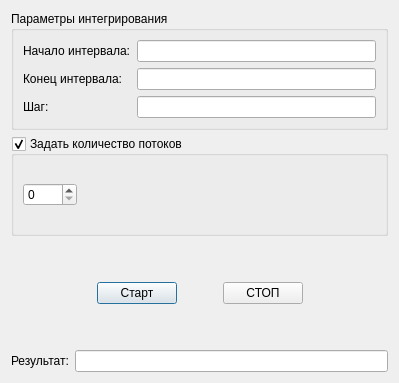
<?xml version="1.0" encoding="UTF-8"?>
<ui version="4.0">
 <class>tstDlg</class>
 <widget class="QWidget" name="tstDlg">
  <property name="geometry">
   <rect>
    <x>0</x>
    <y>0</y>
    <width>399</width>
    <height>383</height>
   </rect>
  </property>
  <property name="windowTitle">
   <string>Form</string>
  </property>
  <layout class="QVBoxLayout" name="verticalLayout">
   <item>
    <widget class="QGroupBox" name="groupBox">
     <property name="title">
      <string>Параметры интегрирования</string>
     </property>
     <layout class="QGridLayout" name="gridLayout">
      <item row="0" column="1">
       <widget class="QLineEdit" name="wgtBegin">
        <property name="text">
         <string/>
        </property>
       </widget>
      </item>
      <item row="2" column="0">
       <widget class="QLabel" name="label_3">
        <property name="text">
         <string>Конец интервала:</string>
        </property>
       </widget>
      </item>
      <item row="2" column="1">
       <widget class="QLineEdit" name="wgtEnd">
        <property name="text">
         <string/>
        </property>
       </widget>
      </item>
      <item row="3" column="0">
       <widget class="QLabel" name="label_4">
        <property name="text">
         <string>Шаг:</string>
        </property>
       </widget>
      </item>
      <item row="3" column="1">
       <widget class="QLineEdit" name="wgtStep">
        <property name="text">
         <string/>
        </property>
       </widget>
      </item>
      <item row="0" column="0">
       <widget class="QLabel" name="label_2">
        <property name="text">
         <string>Начало интервала:</string>
        </property>
       </widget>
      </item>
     </layout>
    </widget>
   </item>
   <item>
    <widget class="QGroupBox" name="gboxThread">
     <property name="title">
      <string>Задать количество потоков</string>
     </property>
     <property name="checkable">
      <bool>true</bool>
     </property>
     <layout class="QVBoxLayout" name="verticalLayout_2">
      <item>
       <layout class="QHBoxLayout" name="horizontalLayout_3">
        <item>
         <widget class="QSpinBox" name="sbThread">
          <property name="minimum">
           <number>0</number>
          </property>
          <property name="maximum">
           <number>9999</number>
          </property>
         </widget>
        </item>
        <item>
         <spacer name="horizontalSpacer_4">
          <property name="orientation">
           <enum>Qt::Horizontal</enum>
          </property>
          <property name="sizeHint" stdset="0">
           <size>
            <width>40</width>
            <height>20</height>
           </size>
          </property>
         </spacer>
        </item>
       </layout>
      </item>
     </layout>
    </widget>
   </item>
   <item>
    <spacer name="verticalSpacer_2">
     <property name="orientation">
      <enum>Qt::Vertical</enum>
     </property>
     <property name="sizeType">
      <enum>QSizePolicy::Fixed</enum>
     </property>
     <property name="sizeHint" stdset="0">
      <size>
       <width>20</width>
       <height>40</height>
      </size>
     </property>
    </spacer>
   </item>
   <item>
    <layout class="QHBoxLayout" name="horizontalLayout">
     <item>
      <spacer name="horizontalSpacer_2">
       <property name="orientation">
        <enum>Qt::Horizontal</enum>
       </property>
       <property name="sizeHint" stdset="0">
        <size>
         <width>40</width>
         <height>20</height>
        </size>
       </property>
      </spacer>
     </item>
     <item>
      <widget class="QPushButton" name="btnStart">
       <property name="text">
        <string>Старт</string>
       </property>
       <property name="default">
        <bool>true</bool>
       </property>
      </widget>
     </item>
     <item>
      <spacer name="horizontalSpacer">
       <property name="orientation">
        <enum>Qt::Horizontal</enum>
       </property>
       <property name="sizeType">
        <enum>QSizePolicy::Fixed</enum>
       </property>
       <property name="sizeHint" stdset="0">
        <size>
         <width>40</width>
         <height>20</height>
        </size>
       </property>
      </spacer>
     </item>
     <item>
      <widget class="QPushButton" name="btnStop">
       <property name="text">
        <string>СТОП</string>
       </property>
      </widget>
     </item>
     <item>
      <spacer name="horizontalSpacer_3">
       <property name="orientation">
        <enum>Qt::Horizontal</enum>
       </property>
       <property name="sizeHint" stdset="0">
        <size>
         <width>40</width>
         <height>20</height>
        </size>
       </property>
      </spacer>
     </item>
    </layout>
   </item>
   <item>
    <spacer name="verticalSpacer">
     <property name="orientation">
      <enum>Qt::Vertical</enum>
     </property>
     <property name="sizeType">
      <enum>QSizePolicy::Fixed</enum>
     </property>
     <property name="sizeHint" stdset="0">
      <size>
       <width>20</width>
       <height>40</height>
      </size>
     </property>
    </spacer>
   </item>
   <item>
    <layout class="QHBoxLayout" name="horizontalLayout_2">
     <item>
      <widget class="QLabel" name="label">
       <property name="text">
        <string>Результат:</string>
       </property>
      </widget>
     </item>
     <item>
      <widget class="QLineEdit" name="wgtOutput">
       <property name="readOnly">
        <bool>true</bool>
       </property>
      </widget>
     </item>
    </layout>
   </item>
  </layout>
 </widget>
 <resources/>
 <connections/>
</ui>
